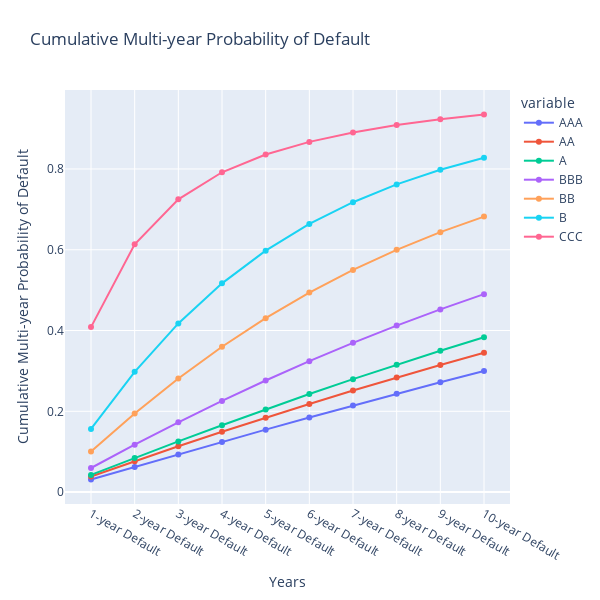

The notebook cell saved with this chart:
### Code cell
# Creating a plot of MPD using plotly.express
import plotly.express as px


df = pd.DataFrame(MPD)

fig = px.line(df)
fig.update_layout(title='Cumulative Multi-year Probability of Default', autosize=False,
                  width=600, height=600,
                  margin=dict(l=65, r=50, t=90),
                  xaxis_title="Years",
                  yaxis_title="Cumulative Multi-year Probability of Default")

fig.update_traces(mode='markers+lines')
fig.show()

### Figure 1 — Plotly figure (JSON) as saved in the notebook; plotly's stock layout.template omitted (floating-point values rounded to 4 significant figures)
{"data": [{"hovertemplate": "variable=AAA<br>index=%{x}<br>value=%{y}<extra></extra>", "legendgroup": "AAA", "line": {"color": "#636efa", "dash": "solid"}, "marker": {"symbol": "circle"}, "mode": "markers+lines", "name": "AAA", "orientation": "v", "showlegend": true, "type": "scatter", "x": ["1-year Default", "2-year Default", "3-year Default", "4-year Default", "5-year Default", "6-year Default", "7-year Default", "8-year Default", "9-year Default", "10-year Default"], "xaxis": "x", "y": [0.0311, 0.0623, 0.09338, 0.1242, 0.1547, 0.1847, 0.2143, 0.2433, 0.2718, 0.2997], "yaxis": "y"}, {"hovertemplate": "variable=AA<br>index=%{x}<br>value=%{y}<extra></extra>", "legendgroup": "AA", "line": {"color": "#EF553B", "dash": "solid"}, "marker": {"symbol": "circle"}, "mode": "markers+lines", "name": "AA", "orientation": "v", "showlegend": true, "type": "scatter", "x": ["1-year Default", "2-year Default", "3-year Default", "4-year Default", "5-year Default", "6-year Default", "7-year Default", "8-year Default", "9-year Default", "10-year Default"], "xaxis": "x", "y": [0.0388, 0.07662, 0.1135, 0.1493, 0.1843, 0.2183, 0.2513, 0.2835, 0.3147, 0.345], "yaxis": "y"}, {"hovertemplate": "variable=A<br>index=%{x}<br>value=%{y}<extra></extra>", "legendgroup": "A", "line": {"color": "#00cc96", "dash": "solid"}, "marker": {"symbol": "circle"}, "mode": "markers+lines", "name": "A", "orientation": "v", "showlegend": true, "type": "scatter", "x": ["1-year Default", "2-year Default", "3-year Default", "4-year Default", "5-year Default", "6-year Default", "7-year Default", "8-year Default", "9-year Default", "10-year Default"], "xaxis": "x", "y": [0.0426, 0.08445, 0.1255, 0.1656, 0.2047, 0.2427, 0.2797, 0.3155, 0.35, 0.3834], "yaxis": "y"}, {"hovertemplate": "variable=BBB<br>index=%{x}<br>value=%{y}<extra></extra>", "legendgroup": "BBB", "line": {"color": "#ab63fa", "dash": "solid"}, "marker": {"symbol": "circle"}, "mode": "markers+lines", "name": "BBB", "orientation": "v", "showlegend": true, "type": "scatter", "x": ["1-year Default", "2-year Default", "3-year Default", "4-year Default", "5-year Default", "6-year Default", "7-year Default", "8-year Default", "9-year Default", "10-year Default"], "xaxis": "x", "y": [0.0597, 0.1174, 0.1728, 0.2258, 0.2763, 0.3242, 0.3695, 0.4122, 0.4523, 0.49], "yaxis": "y"}, {"hovertemplate": "variable=BB<br>index=%{x}<br>value=%{y}<extra></extra>", "legendgroup": "BB", "line": {"color": "#FFA15A", "dash": "solid"}, "marker": {"symbol": "circle"}, "mode": "markers+lines", "name": "BB", "orientation": "v", "showlegend": true, "type": "scatter", "x": ["1-year Default", "2-year Default", "3-year Default", "4-year Default", "5-year Default", "6-year Default", "7-year Default", "8-year Default", "9-year Default", "10-year Default"], "xaxis": "x", "y": [0.1008, 0.1948, 0.2813, 0.3599, 0.4307, 0.4939, 0.5501, 0.5998, 0.6436, 0.6821], "yaxis": "y"}, {"hovertemplate": "variable=B<br>index=%{x}<br>value=%{y}<extra></extra>", "legendgroup": "B", "line": {"color": "#19d3f3", "dash": "solid"}, "marker": {"symbol": "circle"}, "mode": "markers+lines", "name": "B", "orientation": "v", "showlegend": true, "type": "scatter", "x": ["1-year Default", "2-year Default", "3-year Default", "4-year Default", "5-year Default", "6-year Default", "7-year Default", "8-year Default", "9-year Default", "10-year Default"], "xaxis": "x", "y": [0.1564, 0.2977, 0.4177, 0.5168, 0.5978, 0.6638, 0.7177, 0.7617, 0.7979, 0.8277], "yaxis": "y"}, {"hovertemplate": "variable=CCC<br>index=%{x}<br>value=%{y}<extra></extra>", "legendgroup": "CCC", "line": {"color": "#FF6692", "dash": "solid"}, "marker": {"symbol": "circle"}, "mode": "markers+lines", "name": "CCC", "orientation": "v", "showlegend": true, "type": "scatter", "x": ["1-year Default", "2-year Default", "3-year Default", "4-year Default", "5-year Default", "6-year Default", "7-year Default", "8-year Default", "9-year Default", "10-year Default"], "xaxis": "x", "y": [0.4085, 0.6133, 0.7249, 0.7918, 0.8358, 0.867, 0.8904, 0.9087, 0.9232, 0.9349], "yaxis": "y"}], "layout": {"autosize": false, "height": 600, "legend": {"title": {"text": "variable"}, "tracegroupgap": 0}, "margin": {"l": 65, "r": 50, "t": 90}, "title": {"text": "Cumulative Multi-year Probability of Default"}, "width": 600, "xaxis": {"anchor": "y", "domain": [0, 1], "title": {"text": "Years"}}, "yaxis": {"anchor": "x", "domain": [0, 1], "title": {"text": "Cumulative Multi-year Probability of Default"}}}}
